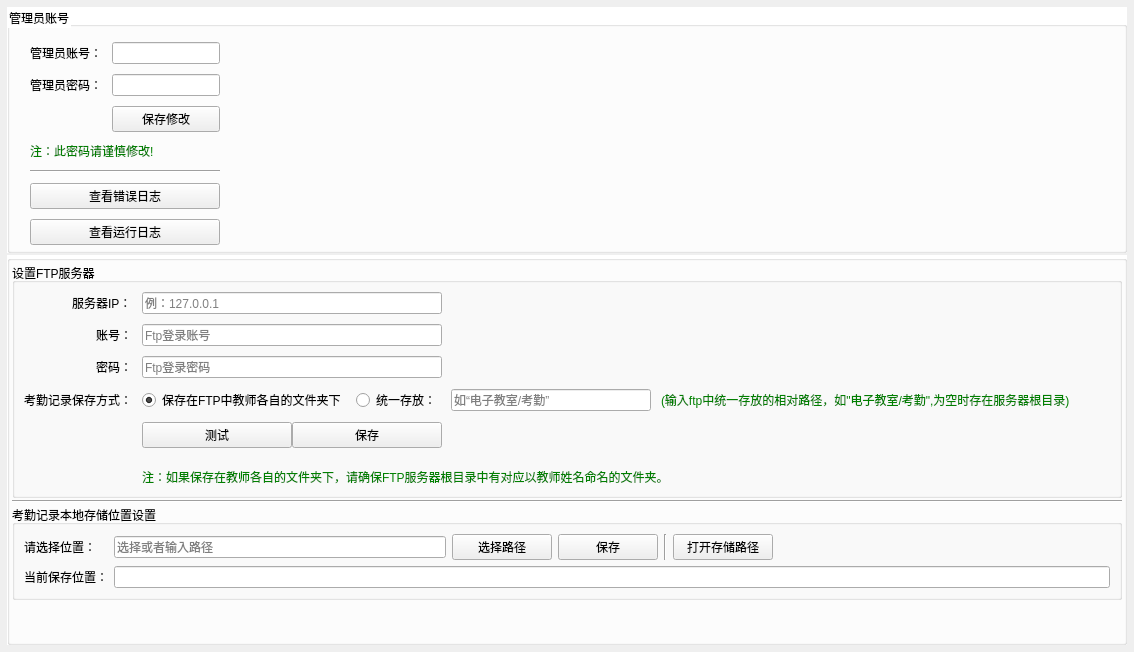
        <widget class="QWidget" name="tab_8">
         <attribute name="title">
          <string>服务器设置</string>
         </attribute>
         <layout class="QVBoxLayout" name="verticalLayout_18">
          <property name="spacing">
           <number>2</number>
          </property>
          <property name="leftMargin">
           <number>2</number>
          </property>
          <property name="topMargin">
           <number>2</number>
          </property>
          <property name="rightMargin">
           <number>2</number>
          </property>
          <property name="bottomMargin">
           <number>2</number>
          </property>
          <item>
           <layout class="QGridLayout" name="gridLayout_10">
            <property name="leftMargin">
             <number>5</number>
            </property>
            <property name="topMargin">
             <number>5</number>
            </property>
            <property name="rightMargin">
             <number>5</number>
            </property>
            <property name="bottomMargin">
             <number>5</number>
            </property>
            <item row="1" column="0" colspan="2">
             <widget class="QGroupBox" name="groupBox_6">
              <property name="styleSheet">
               <string notr="true">QWidget#groupBox_6
{
	background-color:white;
}</string>
              </property>
              <property name="title">
               <string/>
              </property>
              <property name="flat">
               <bool>false</bool>
              </property>
              <property name="checkable">
               <bool>false</bool>
              </property>
              <layout class="QVBoxLayout" name="verticalLayout_13">
               <property name="spacing">
                <number>2</number>
               </property>
               <property name="leftMargin">
                <number>2</number>
               </property>
               <property name="topMargin">
                <number>2</number>
               </property>
               <property name="rightMargin">
                <number>2</number>
               </property>
               <property name="bottomMargin">
                <number>2</number>
               </property>
               <item>
                <widget class="QGroupBox" name="groupBox_8">
                 <property name="title">
                  <string>设置FTP服务器</string>
                 </property>
                 <layout class="QGridLayout" name="gridLayout_9">
                  <property name="spacing">
                   <number>10</number>
                  </property>
                  <item row="3" column="0">
                   <widget class="QLabel" name="label_33">
                    <property name="text">
                     <string>考勤记录保存方式：</string>
                    </property>
                   </widget>
                  </item>
                  <item row="5" column="1">
                   <widget class="QWidget" name="widget_9" native="true">
                    <property name="maximumSize">
                     <size>
                      <width>300</width>
                      <height>16777215</height>
                     </size>
                    </property>
                    <layout class="QHBoxLayout" name="horizontalLayout_25">
                     <property name="spacing">
                      <number>0</number>
                     </property>
                     <property name="leftMargin">
                      <number>0</number>
                     </property>
                     <property name="topMargin">
                      <number>0</number>
                     </property>
                     <property name="rightMargin">
                      <number>0</number>
                     </property>
                     <property name="bottomMargin">
                      <number>0</number>
                     </property>
                    </layout>
                   </widget>
                  </item>
                  <item row="4" column="1">
                   <widget class="QWidget" name="horizontalWidget" native="true">
                    <property name="maximumSize">
                     <size>
                      <width>300</width>
                      <height>16777215</height>
                     </size>
                    </property>
                    <layout class="QHBoxLayout" name="horizontalLayout_16">
                     <property name="spacing">
                      <number>0</number>
                     </property>
                     <property name="leftMargin">
                      <number>0</number>
                     </property>
                     <property name="topMargin">
                      <number>0</number>
                     </property>
                     <property name="rightMargin">
                      <number>0</number>
                     </property>
                     <property name="bottomMargin">
                      <number>0</number>
                     </property>
                     <item>
                      <spacer name="horizontalSpacer_21">
                       <property name="orientation">
                        <enum>Qt::Horizontal</enum>
                       </property>
                       <property name="sizeHint" stdset="0">
                        <size>
                         <width>40</width>
                         <height>20</height>
                        </size>
                       </property>
                      </spacer>
                     </item>
                     <item>
                      <widget class="QPushButton" name="FtpTestBtn">
                       <property name="minimumSize">
                        <size>
                         <width>150</width>
                         <height>0</height>
                        </size>
                       </property>
                       <property name="maximumSize">
                        <size>
                         <width>150</width>
                         <height>16777215</height>
                        </size>
                       </property>
                       <property name="text">
                        <string>测试</string>
                       </property>
                      </widget>
                     </item>
                     <item>
                      <widget class="QPushButton" name="FtpSaveBtn">
                       <property name="minimumSize">
                        <size>
                         <width>150</width>
                         <height>0</height>
                        </size>
                       </property>
                       <property name="text">
                        <string>保存</string>
                       </property>
                      </widget>
                     </item>
                    </layout>
                   </widget>
                  </item>
                  <item row="2" column="0" alignment="Qt::AlignRight">
                   <widget class="QLabel" name="label_32">
                    <property name="text">
                     <string>密码：</string>
                    </property>
                   </widget>
                  </item>
                  <item row="0" column="2">
                   <spacer name="horizontalSpacer_24">
                    <property name="orientation">
                     <enum>Qt::Horizontal</enum>
                    </property>
                    <property name="sizeHint" stdset="0">
                     <size>
                      <width>40</width>
                      <height>20</height>
                     </size>
                    </property>
                   </spacer>
                  </item>
                  <item row="2" column="1">
                   <widget class="QLineEdit" name="leFtpPwd">
                    <property name="maximumSize">
                     <size>
                      <width>300</width>
                      <height>300</height>
                     </size>
                    </property>
                    <property name="echoMode">
                     <enum>QLineEdit::Password</enum>
                    </property>
                    <property name="placeholderText">
                     <string>Ftp登录密码</string>
                    </property>
                   </widget>
                  </item>
                  <item row="1" column="0" alignment="Qt::AlignRight">
                   <widget class="QLabel" name="label_31">
                    <property name="text">
                     <string>账号：</string>
                    </property>
                   </widget>
                  </item>
                  <item row="0" column="1">
                   <widget class="QLineEdit" name="leFtpIp">
                    <property name="maximumSize">
                     <size>
                      <width>300</width>
                      <height>300</height>
                     </size>
                    </property>
                    <property name="placeholderText">
                     <string>例：127.0.0.1</string>
                    </property>
                   </widget>
                  </item>
                  <item row="0" column="0" alignment="Qt::AlignRight">
                   <widget class="QLabel" name="label_30">
                    <property name="text">
                     <string>服务器IP：</string>
                    </property>
                   </widget>
                  </item>
                  <item row="1" column="1">
                   <widget class="QLineEdit" name="leFtpName">
                    <property name="maximumSize">
                     <size>
                      <width>300</width>
                      <height>300</height>
                     </size>
                    </property>
                    <property name="placeholderText">
                     <string>Ftp登录账号</string>
                    </property>
                   </widget>
                  </item>
                  <item row="0" column="4">
                   <spacer name="horizontalSpacer_23">
                    <property name="orientation">
                     <enum>Qt::Horizontal</enum>
                    </property>
                    <property name="sizeHint" stdset="0">
                     <size>
                      <width>40</width>
                      <height>20</height>
                     </size>
                    </property>
                   </spacer>
                  </item>
                  <item row="0" column="3">
                   <spacer name="horizontalSpacer_26">
                    <property name="orientation">
                     <enum>Qt::Horizontal</enum>
                    </property>
                    <property name="sizeHint" stdset="0">
                     <size>
                      <width>40</width>
                      <height>20</height>
                     </size>
                    </property>
                   </spacer>
                  </item>
                  <item row="6" column="1" colspan="3">
                   <widget class="QLabel" name="label_35">
                    <property name="styleSheet">
                     <string notr="true">QLabel
{
	color:green;
}</string>
                    </property>
                    <property name="text">
                     <string>注：如果保存在教师各自的文件夹下，请确保FTP服务器根目录中有对应以教师姓名命名的文件夹。</string>
                    </property>
                   </widget>
                  </item>
                  <item row="4" column="2" colspan="3">
                   <layout class="QHBoxLayout" name="horizontalLayout_17">
                    <property name="spacing">
                     <number>3</number>
                    </property>
                    <item>
                     <widget class="QLabel" name="labFtpTestIcon">
                      <property name="maximumSize">
                       <size>
                        <width>20</width>
                        <height>20</height>
                       </size>
                      </property>
                      <property name="text">
                       <string/>
                      </property>
                     </widget>
                    </item>
                    <item>
                     <widget class="QLabel" name="labFtpTestResult">
                      <property name="minimumSize">
                       <size>
                        <width>0</width>
                        <height>0</height>
                       </size>
                      </property>
                      <property name="text">
                       <string/>
                      </property>
                     </widget>
                    </item>
                   </layout>
                  </item>
                  <item row="3" column="1" colspan="4">
                   <layout class="QHBoxLayout" name="horizontalLayout_27">
                    <item>
                     <widget class="QRadioButton" name="radioButton">
                      <property name="text">
                       <string>保存在FTP中教师各自的文件夹下</string>
                      </property>
                      <property name="checked">
                       <bool>true</bool>
                      </property>
                     </widget>
                    </item>
                    <item>
                     <widget class="QRadioButton" name="radioSaveTogeder">
                      <property name="text">
                       <string>统一存放：</string>
                      </property>
                      <property name="checked">
                       <bool>false</bool>
                      </property>
                     </widget>
                    </item>
                    <item>
                     <widget class="QLineEdit" name="leServerPath">
                      <property name="minimumSize">
                       <size>
                        <width>200</width>
                        <height>0</height>
                       </size>
                      </property>
                      <property name="placeholderText">
                       <string>如“电子教室/考勤”</string>
                      </property>
                     </widget>
                    </item>
                    <item>
                     <widget class="QLabel" name="label_34">
                      <property name="styleSheet">
                       <string notr="true">QLabel
{
	color:green;
}</string>
                      </property>
                      <property name="text">
                       <string>(输入ftp中统一存放的相对路径，如&quot;电子教室/考勤&quot;,为空时存在服务器根目录)</string>
                      </property>
                     </widget>
                    </item>
                    <item>
                     <spacer name="horizontalSpacer_25">
                      <property name="orientation">
                       <enum>Qt::Horizontal</enum>
                      </property>
                      <property name="sizeHint" stdset="0">
                       <size>
                        <width>40</width>
                        <height>20</height>
                       </size>
                      </property>
                     </spacer>
                    </item>
                   </layout>
                  </item>
                 </layout>
                </widget>
               </item>
               <item>
                <widget class="Line" name="line_33">
                 <property name="orientation">
                  <enum>Qt::Horizontal</enum>
                 </property>
                </widget>
               </item>
               <item>
                <widget class="QGroupBox" name="groupBox_7">
                 <property name="minimumSize">
                  <size>
                   <width>0</width>
                   <height>80</height>
                  </size>
                 </property>
                 <property name="title">
                  <string>考勤记录本地存储位置设置</string>
                 </property>
                 <layout class="QGridLayout" name="gridLayout_11">
                  <item row="0" column="0">
                   <widget class="QLabel" name="label_43">
                    <property name="text">
                     <string>请选择位置：</string>
                    </property>
                   </widget>
                  </item>
                  <item row="0" column="1">
                   <widget class="QLineEdit" name="leShowLocalPath">
                    <property name="toolTip">
                     <string>&lt;html&gt;&lt;head/&gt;&lt;body&gt;&lt;p&gt;&lt;br/&gt;&lt;/p&gt;&lt;/body&gt;&lt;/html&gt;</string>
                    </property>
                    <property name="whatsThis">
                     <string>&lt;html&gt;&lt;head/&gt;&lt;body&gt;&lt;p&gt;&lt;br/&gt;&lt;/p&gt;&lt;/body&gt;&lt;/html&gt;</string>
                    </property>
                    <property name="placeholderText">
                     <string>选择或者输入路径</string>
                    </property>
                   </widget>
                  </item>
                  <item row="0" column="2">
                   <widget class="QPushButton" name="pushButton_48">
                    <property name="minimumSize">
                     <size>
                      <width>100</width>
                      <height>0</height>
                     </size>
                    </property>
                    <property name="text">
                     <string>选择路径</string>
                    </property>
                   </widget>
                  </item>
                  <item row="1" column="0">
                   <widget class="QLabel" name="label_45">
                    <property name="text">
                     <string>当前保存位置：</string>
                    </property>
                   </widget>
                  </item>
                  <item row="0" column="6">
                   <spacer name="horizontalSpacer_31">
                    <property name="orientation">
                     <enum>Qt::Horizontal</enum>
                    </property>
                    <property name="sizeHint" stdset="0">
                     <size>
                      <width>40</width>
                      <height>20</height>
                     </size>
                    </property>
                   </spacer>
                  </item>
                  <item row="0" column="3">
                   <widget class="QPushButton" name="pushButton_49">
                    <property name="minimumSize">
                     <size>
                      <width>100</width>
                      <height>0</height>
                     </size>
                    </property>
                    <property name="text">
                     <string>保存</string>
                    </property>
                   </widget>
                  </item>
                  <item row="0" column="5">
                   <widget class="QPushButton" name="pushButton_50">
                    <property name="minimumSize">
                     <size>
                      <width>100</width>
                      <height>0</height>
                     </size>
                    </property>
                    <property name="text">
                     <string>打开存储路径</string>
                    </property>
                   </widget>
                  </item>
                  <item row="0" column="4">
                   <widget class="Line" name="line_15">
                    <property name="orientation">
                     <enum>Qt::Vertical</enum>
                    </property>
                   </widget>
                  </item>
                  <item row="1" column="1" colspan="6">
                   <widget class="QLineEdit" name="labLocalPath">
                    <property name="readOnly">
                     <bool>true</bool>
                    </property>
                   </widget>
                  </item>
                 </layout>
                </widget>
               </item>
               <item>
                <spacer name="verticalSpacer_2">
                 <property name="orientation">
                  <enum>Qt::Vertical</enum>
                 </property>
                 <property name="sizeHint" stdset="0">
                  <size>
                   <width>20</width>
                   <height>40</height>
                  </size>
                 </property>
                </spacer>
               </item>
              </layout>
             </widget>
            </item>
            <item row="0" column="0" colspan="2">
             <widget class="QGroupBox" name="groupBox">
              <property name="maximumSize">
               <size>
                <width>16777215</width>
                <height>16777215</height>
               </size>
              </property>
              <property name="cursor">
               <cursorShape>ArrowCursor</cursorShape>
              </property>
              <property name="styleSheet">
               <string notr="true">QWidget#groupBox
{
	background-color:white;
}</string>
              </property>
              <property name="title">
               <string>管理员账号</string>
              </property>
              <property name="flat">
               <bool>false</bool>
              </property>
              <property name="checkable">
               <bool>false</bool>
              </property>
              <property name="checked">
               <bool>false</bool>
              </property>
              <layout class="QGridLayout" name="gridLayout">
               <property name="leftMargin">
                <number>20</number>
               </property>
               <property name="topMargin">
                <number>15</number>
               </property>
               <property name="rightMargin">
                <number>5</number>
               </property>
               <property name="bottomMargin">
                <number>5</number>
               </property>
               <property name="spacing">
                <number>10</number>
               </property>
               <item row="5" column="0" colspan="3">
                <widget class="QPushButton" name="pushButton_30">
                 <property name="styleSheet">
                  <string notr="true"/>
                 </property>
                 <property name="text">
                  <string>查看错误日志</string>
                 </property>
                </widget>
               </item>
               <item row="1" column="0">
                <widget class="QLabel" name="label_9">
                 <property name="text">
                  <string>管理员密码：</string>
                 </property>
                </widget>
               </item>
               <item row="2" column="1" colspan="2">
                <widget class="QPushButton" name="saveSysIniBtn">
                 <property name="text">
                  <string>保存修改</string>
                 </property>
                </widget>
               </item>
               <item row="0" column="3">
                <spacer name="horizontalSpacer_22">
                 <property name="orientation">
                  <enum>Qt::Horizontal</enum>
                 </property>
                 <property name="sizeHint" stdset="0">
                  <size>
                   <width>40</width>
                   <height>20</height>
                  </size>
                 </property>
                </spacer>
               </item>
               <item row="1" column="1" colspan="2">
                <widget class="QLineEdit" name="leAdminPwd">
                 <property name="echoMode">
                  <enum>QLineEdit::Password</enum>
                 </property>
                </widget>
               </item>
               <item row="0" column="0">
                <widget class="QLabel" name="label_8">
                 <property name="text">
                  <string>管理员账号：</string>
                 </property>
                </widget>
               </item>
               <item row="6" column="0" colspan="3">
                <widget class="QPushButton" name="pushButton_31">
                 <property name="text">
                  <string>查看运行日志</string>
                 </property>
                </widget>
               </item>
               <item row="0" column="1" colspan="2">
                <widget class="QLineEdit" name="leAdmin"/>
               </item>
               <item row="4" column="0" colspan="3">
                <widget class="Line" name="line_20">
                 <property name="orientation">
                  <enum>Qt::Horizontal</enum>
                 </property>
                </widget>
               </item>
               <item row="3" column="0" colspan="3">
                <widget class="QLabel" name="label_46">
                 <property name="styleSheet">
                  <string notr="true">QLabel
{
	color:green;
}</string>
                 </property>
                 <property name="text">
                  <string>注：此密码请谨慎修改!</string>
                 </property>
                </widget>
               </item>
              </layout>
             </widget>
            </item>
           </layout>
          </item>
         </layout>
        </widget>
